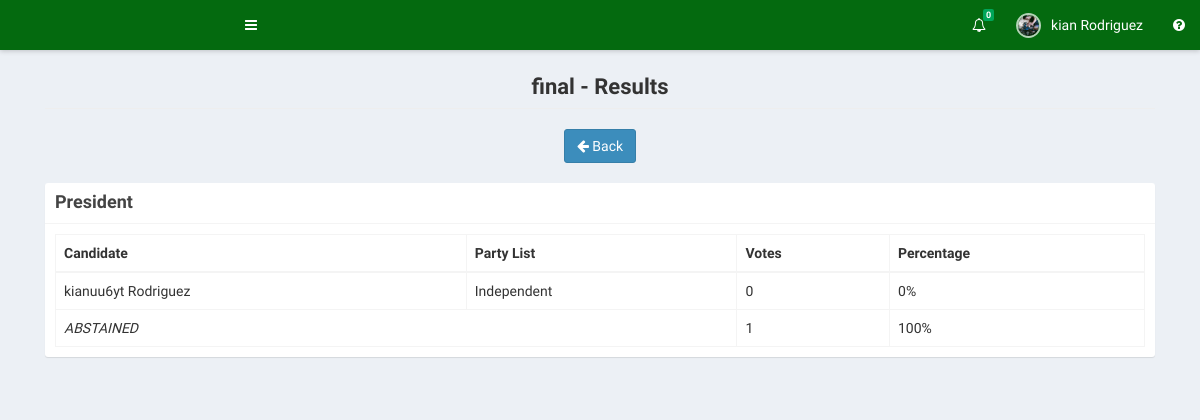
The app's page /admin/result.php?election_id=56 (signed in) with its own data.
### tables this page shows
CREATE TABLE `elections` (
  `id` int(11) NOT NULL,
  `name` varchar(100) NOT NULL,
  `election_code` varchar(60) NOT NULL,
  `status` tinyint(1) DEFAULT 0,
  `end_time` datetime DEFAULT NULL
);

CREATE TABLE `candidates` (
  `id` int(11) NOT NULL,
  `election_id` int(11) NOT NULL,
  `position_id` int(11) NOT NULL,
  `firstname` varchar(30) NOT NULL,
  `lastname` varchar(30) NOT NULL,
  `photo` varchar(150) NOT NULL,
  `platform` text NOT NULL,
  `partylist_id` int(11) DEFAULT NULL
);

CREATE TABLE `partylists` (
  `partylist_id` int(11) NOT NULL,
  `election_id` int(11) NOT NULL,
  `name` varchar(255) NOT NULL
);

### admin/includes/session.php (called while the page is built, shortened)
<?php
	include 'includes/conn.php';
	if(!isset($_SESSION['admin']) || empty($_SESSION['admin'])) {
		header('location: index.php');
		exit();
	}
	 else {
		$sql = "SELECT * FROM admin WHERE id = '".$_SESSION['admin']."'";
		$query = $conn->query($sql);
		$user = $query->fetch_assoc();
	}
?>

### admin/result.php (the view, shortened to what this page needs)
<?php
include 'includes/session.php';
if (isset($_GET['election_id'])) {
    $stmt = $conn->prepare('SELECT * FROM elections WHERE id = ?');
    $stmt->bind_param('i', $_GET['election_id']);
    $stmt->execute();
    $election = $stmt->get_result()->fetch_assoc();
    if ($election) {
        $stmt = $conn->prepare('
            SELECT
                p.position_id,
                p.description as position_name,
                c.id as candidate_id,
                CONCAT(c.firstname, " ", c.lastname) as candidate_name,
                pl.name as partylist_name,
                COUNT(v.id) as vote_count
            FROM positions p
            LEFT JOIN candidates c ON c.position_id = p.position_id
            LEFT JOIN partylists pl ON c.partylist_id = pl.partylist_id
            LEFT JOIN votes v ON v.candidate_id = c.id
            WHERE p.election_id = ?
            GROUP BY p.position_id, c.id
            ORDER BY p.position_id ASC, vote_count DESC
        ');
        $stmt->bind_param('i', $_GET['election_id']);
        $stmt->execute();
        $results = $stmt->get_result();
        $positions = [];
        while ($row = $results->fetch_assoc()) {
            if (!isset($positions[$row['position_id']])) {
                $positions[$row['position_id']] = [
                    'name' => $row['position_name'],
                    'candidates' => [],
                    'total_votes' => 0
                ];
            }
            if ($row['candidate_id']) {
                $positions[$row['position_id']]['candidates'][] = $row;
                $positions[$row['position_id']]['total_votes'] += $row['vote_count'];
            }
        }
        $stmt = $conn->prepare('
            SELECT
                p.position_id,
                COUNT(*) as abstain_count
            FROM votes v
            JOIN positions p ON p.position_id = v.position_id
            WHERE v.election_id = ? AND v.candidate_id IS NULL
            GROUP BY p.position_id
        ');
        $stmt->bind_param('i', $_GET['election_id']);
        $stmt->execute();
        $abstains = $stmt->get_result();
        while ($abstain = $abstains->fetch_assoc()) {
            if (isset($positions[$abstain['position_id']])) {
                $positions[$abstain['position_id']]['abstain_count'] = $abstain['abstain_count'];
                $positions[$abstain['position_id']]['total_votes'] += $abstain['abstain_count'];
            }
        }
    } else {
        exit('Election with that ID does not exist.');
    }
} else {
    exit('No election ID specified.');
}
?>
<?php include 'includes/header.php'; ?>
<body class="hold-transition skin-green layout-top-nav">
<div class="wrapper">
    <?php include 'includes/navbar.php'; ?>
    <div class="content-wrapper">
        <div class="container">
            <section class="content">
                <h1 class="page-header text-center title">
                    <b><?php echo htmlspecialchars($election['name'], ENT_QUOTES); ?> - Results</b>
                </h1>
                <div class="text-center">
                    <a href="sub_admins.php" class="btn btn-primary">
                        <i class="fa fa-arrow-left"></i> Back
                    </a>
                </div>
                <br>
                <div id="results-container">
                    <?php foreach ($positions as $position): ?>
                        <div class="box box-solid">
                            <div class="box-header with-border">
                                <h3 class="box-title"><b><?php echo htmlspecialchars($position['name'], ENT_QUOTES); ?></b></h3>
                            </div>
                            <div class="box-body">
                                <table class="table table-bordered">
                                    <thead>
                                        <tr>
                                            <th>Candidate</th>
                                            <th>Party List</th>
                                            <th>Votes</th>
                                            <th>Percentage</th>
                                        </tr>
                                    </thead>
                                    <tbody>
                                        <?php foreach ($position['candidates'] as $candidate): ?>
                                            <tr>
                                                <td><?php echo htmlspecialchars($candidate['candidate_name'], ENT_QUOTES); ?></td>
                                                <td><?php echo htmlspecialchars($candidate['partylist_name'], ENT_QUOTES); ?></td>
                                                <td><?php echo $candidate['vote_count']; ?></td>
                                                <td>
                                                    <?php
                                                    $percentage = $position['total_votes'] > 0
                                                        ? round(($candidate['vote_count'] / $position['total_votes']) * 100, 2)
                                                        : 0;
                                                    echo $percentage . '%';
                                                    ?>
                                                </td>
                                            </tr>
                                        <?php endforeach; ?>
                                        <?php if (isset($position['abstain_count'])): ?>
                                            <tr>
                                                <td colspan="2"><em>ABSTAINED</em></td>
                                                <td><?php echo $position['abstain_count']; ?></td>
                                                <td>
                                                    <?php
                                                    $percentage = $position['total_votes'] > 0
                                                        ? round(($position['abstain_count'] / $position['total_votes']) * 100, 2)
                                                        : 0;
                                                    echo $percentage . '%';
                                                    ?>
                                                </td>
                                            </tr>
                                        <?php endif; ?>
                                    </tbody>
                                </table>
                            </div>
                        </div>
                    <?php endforeach; ?>
                </div>
            </section>
        </div>
    </div>
</div>
</body>
</html>

### admin/includes/navbar.php (shortened to what this page needs)
<header class="main-header">
  <a href="#" class="logo" style="background-color: #035a0d; color: #fff; border-bottom: 1px solid rgba(255,255,255,0.1);">
    <span class="logo-lg" style="font-weight: 700;">Admin</span>
  </a>
  <nav class="navbar navbar-static-top" style="background-color: #046a0f; box-shadow: 0 1px 5px rgba(0,0,0,0.2);">
    <a href="#" class="sidebar-toggle" data-toggle="push-menu" role="button" style="color: #fff;">
    </a>
    <div class="navbar-custom-menu">
      <ul class="nav navbar-nav">
        <li class="dropdown notifications-menu">
          <a href="#" class="dropdown-toggle" data-toggle="dropdown" style="color: #fff;">
            <i class="fa fa-bell-o"></i>
            <span class="label label-success">0</span>
          </a>
        </li>
        <li class="dropdown user user-menu">
          <a href="#" class="dropdown-toggle" data-toggle="dropdown" style="color: #fff;">
            <img src="<?php echo (!empty($user['photo'])) ? '../images/'.$user['photo'] : '../images/profile.jpg'; ?>" class="user-image" alt="User Image" style="border: 2px solid rgba(255,255,255,0.7);">
            <span class="hidden-xs"><?php echo $user['firstname'].' '.$user['lastname']; ?></span>
          </a>
        </li>
        <li>
          <a href="#" data-toggle="control-sidebar" style="color: #fff;"><i class="fa fa-question-circle"></i></a>
        </li>
      </ul>
    </div>
  </nav>
</header>

### records on screen
elections: name "final"
candidates: candidate_name "kianuu6yt Rodriguez", partylist.name "Independent", vote_count "0", percentage "0"

### other values on screen
$user['firstname'] "kian"
$user['lastname'] "Rodriguez"
$position['name'] "President"
$position['abstain_count'] "1"
$percentage "100"
